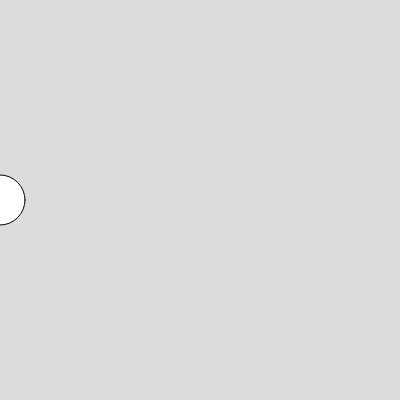
Frame 1 (no input)
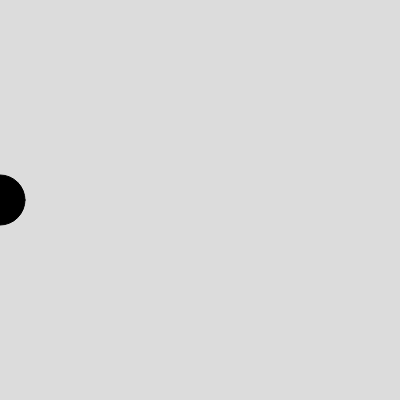
Frame 60 (no input)
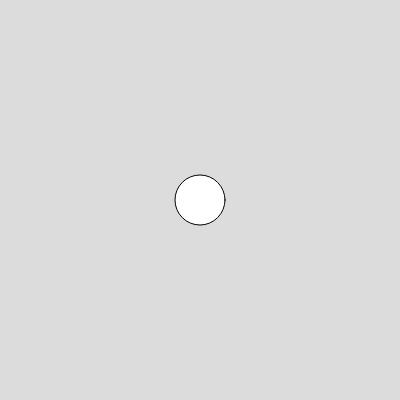
Frame 120 (the mouse pressed at the canvas centre since frame 60)

The p5.js sketch that drew these frames (run headless with seeded random() and noise() and a simulated clock; from frame 60 on, the mouse is pressed at the canvas centre):

// p5.js sketch
// ── sketch.js
function setup() {
  createCanvas(400, 400);
}

function draw() {
  background(220);
  
  ellipse(mouseX, height/2, 50); 
  if(mouseX < width/2){
  fill(0);
  } else{
    fill(255);
  }

}
